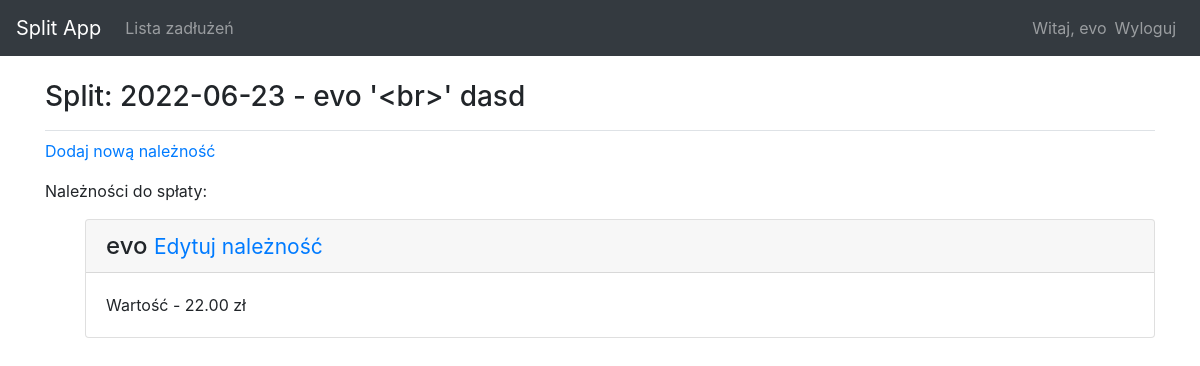
Page /transactions/10/ (signed in) on the earlier database version.
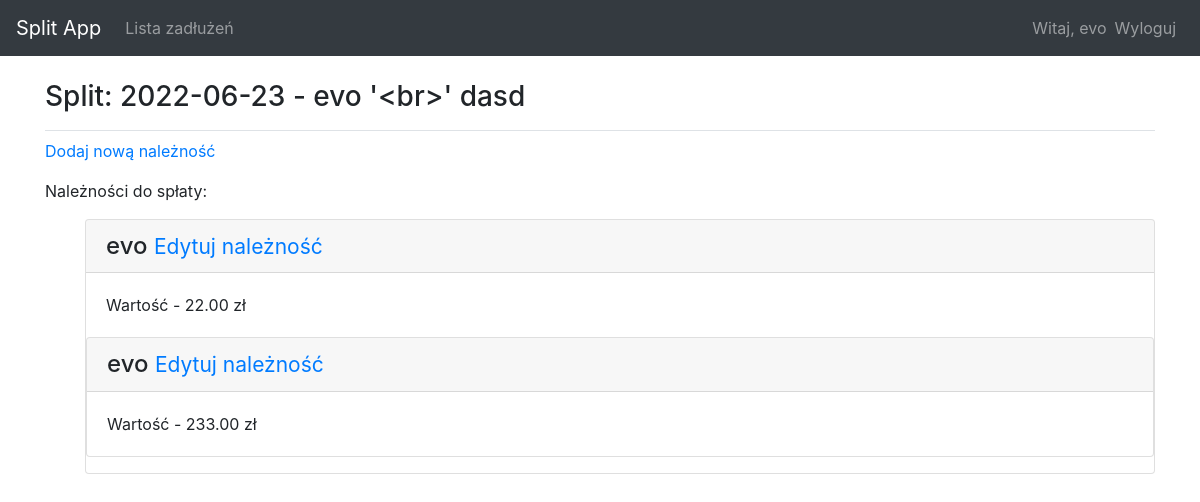
Same page on the later database version.
### split_app/models.py (models this page shows, shortened)
class Transaction(models.Model):
    owner = models.ForeignKey(User, on_delete=models.CASCADE)
    t_desc = models.TextField(blank=True, null=True)
    t_date = models.DateField()
    t_status = models.CharField(default=c.new, editable=False, max_length=16)
    def __str__(self):
        nl = '\n'
        return f"{self.t_date} - {self.owner} '<br>' {self.t_desc}"

class Obligation(models.Model):
    transaction = models.ForeignKey(Transaction,related_name="obligation", on_delete=models.CASCADE)
    user = models.ForeignKey(User, on_delete=models.CASCADE)
    desc = models.TextField(blank=True, null=True)
    value = models.DecimalField(max_digits=6, decimal_places=2)
    optional_value = models.DecimalField(max_digits=6, decimal_places=2, null=True, blank=True)
    o_status = models.CharField(default=c.new, choices=c.status, max_length=16)
    payment_date = models.DateField(default=django.utils.timezone.now, null=True, blank=True)
    @property
    def suma(self):
        if self.optional_value:
            return self.value +  self.optional_value
        return self.value

### split_app/views.py (the view)
# urls.py: path('transactions/<int:transaction_id>/', views.transaction, name='transaction'),
@login_required
def transaction(req, transaction_id):
    transaction = Transaction.objects.get(id=transaction_id)
    obligations = Obligation.objects.filter(transaction=transaction_id)
    context = {'transaction': transaction, 'obligations':obligations}
    return render(req, 'split_app/transaction.html', context)

### split_app/templates/split_app/transaction.html
{% extends 'split_app/base.html' %}
{% block page_header %}
    <h3>Split: {{ transaction }}</h3>
{% endblock page_header %}
{% block content %}
    {% load i18n %}
    <p>
    <a href="{% url 'split_app:new_obligation' transaction.id %}"> Dodaj nową należność </a>
    </p>
<p>Należności do spłaty:</p>
<ul>
{% for oblig in obligations %}
    <div class="card mb-3">
        <h4 class="card-header">
        {% language 'pl' %}
            {{ oblig.user }}
        {% endlanguage %}
            <small><a href="{% url 'split_app:edit_obligation' transaction.id %}">Edytuj należność</a> </small>
        </h4>
    <div class="card-body">
           Wartość -  {{ oblig.suma }} zł
    </div>
{% empty %}
    <p>Na ten moment nie ma tu żadnych zaległych rzeczy do spłacenia</p>
{% endfor %}
</ul>
{% endblock %}

### split_app/templates/split_app/base.html (shortened to what this page needs)
{% load bootstrap4 %}
<!DOCTYPE html>
<html lang="en">
<head>
    {% bootstrap_css %}
</head>
<body>
    <nav class="navbar navbar-expand-md navbar-dark bg-dark mb-4 border:none">
        <a class="navbar-brand" href="{% url 'split_app:index' %}">Split App</a>
            <div class="collapse navbar-collapse" id="navbarCollapse">
                <ul class="navbar-nav mr-auto">
                    <li class="nav-item">
                        <a class="nav-link" href="{% url 'split_app:Transactions' %}">Lista zadłużeń</a>
                    </li>
                </ul>
                <ul class="navbar-nav ml-auto">
                    {% if user.is_authenticated %}
                        <li class="nav-item">
                            <span class="navbar-text">Witaj, {{ user.username }}</span>
                        </li>
                        <li class="nav-item">
                            <a class="nav-link" href="{% url 'users:logout' %}">Wyloguj</a>
                        </li>
                    {% endif %}
                </ul>
            </div>
    </nav>
<main role="main" class="container">
    <div class="pb-2 mb-2 border-bottom">
        {% block page_header %}{% endblock page_header %}
    </div>
    <div>
        {% block content %}{% endblock content %}
    </div>
</main>
</body>
</html>

Differences in the rows shown:
added Obligation: user "evo", suma "233.00"
